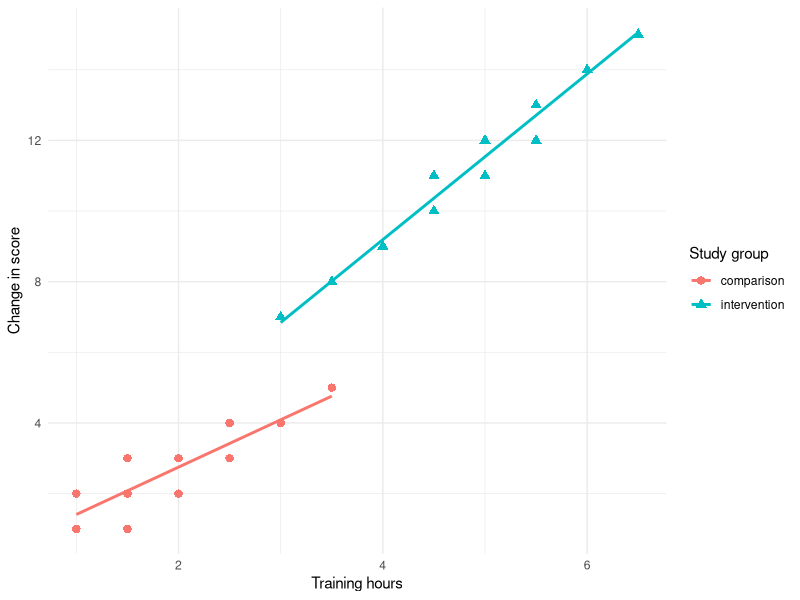

Write the R code that produced this figure.
## ---- chunk 1
#| label: demo-setup
#| include: false

library(readr)
library(dplyr)
library(ggplot2)

study <- read_csv("data/training-study.csv", show_col_types = FALSE) |>
  mutate(change = followup_score - baseline_score)
## ---- chunk 2
#| label: demo-default

study |>
  summarise(participants = n(), mean_change = mean(change))
## ---- chunk 3
#| label: demo-echo
#| echo: false

study |>
  count(group)
## ---- chunk 4
#| label: demo-output
#| output: false

group_summary <- study |>
  group_by(group) |>
  summarise(
    participants = n(),
    mean_change = mean(change),
    sd_change = sd(change),
    .groups = "drop"
  )

group_summary
## ---- chunk 5
#| label: tbl-demo-summary
#| tbl-cap: "Change scores by study group."

knitr::kable(group_summary, digits = 1)
## ---- chunk 6
#| label: fig-demo-change
#| fig-cap: "Change score by training hours and study group."
#| fig-alt: "Scatterplot of training hours against change score. Intervention observations generally have more hours and larger changes."
#| fig-width: 7
#| fig-height: 4.5
#| dpi: 150

ggplot(study, aes(training_hours, change, colour = group, shape = group)) +
  geom_point(size = 2.5) +
  geom_smooth(method = "lm", se = FALSE) +
  labs(
    x = "Training hours",
    y = "Change in score",
    colour = "Study group",
    shape = "Study group"
  ) +
  theme_minimal()
